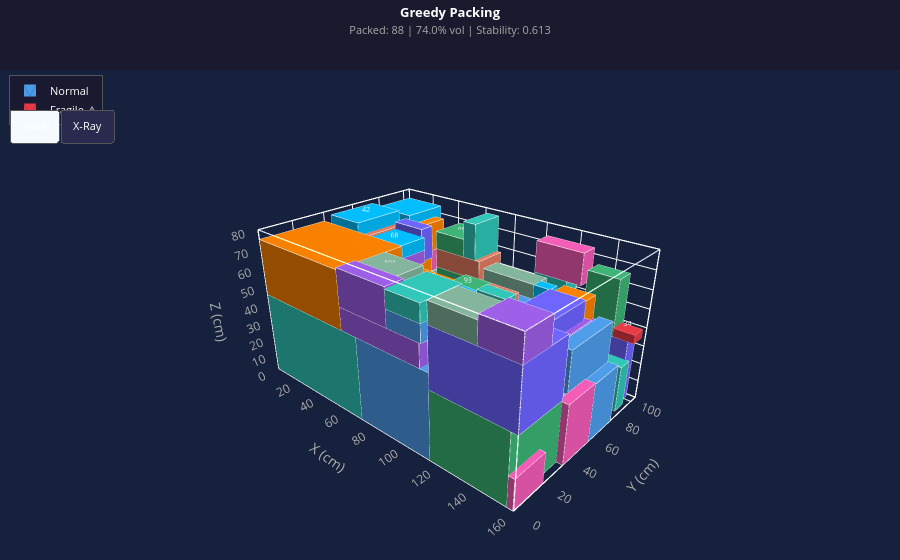

Notebook code cell kept with this figure:
### Code cell
# ── Greedy — interactive HTML visualisation ──────────────────────────────────
visualize_packing_html(greedy_cont, g_packed,
                       title="Greedy Packing",
                       save_path=r"Statistics\greedy_packing.html")
